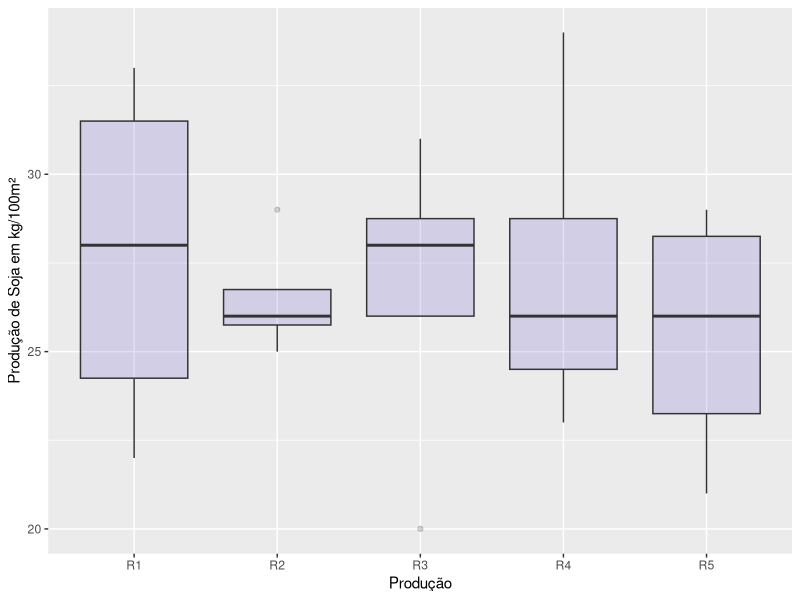
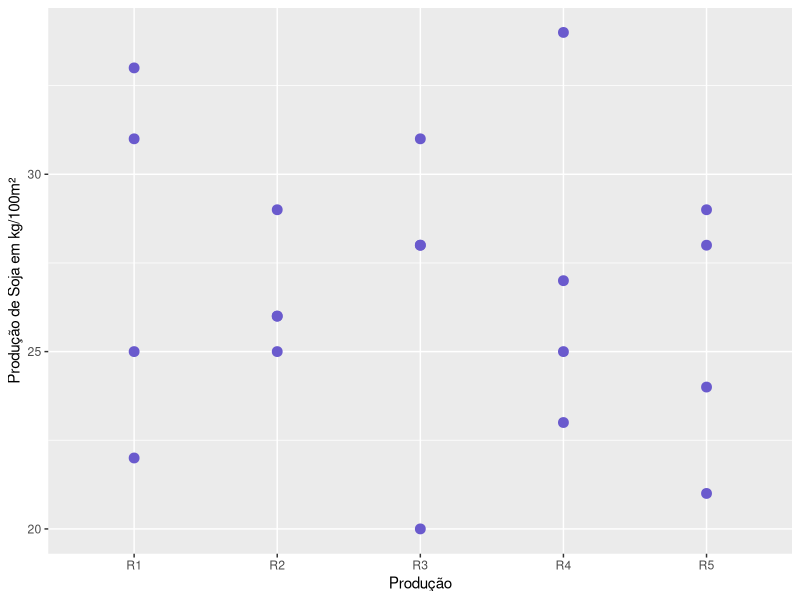
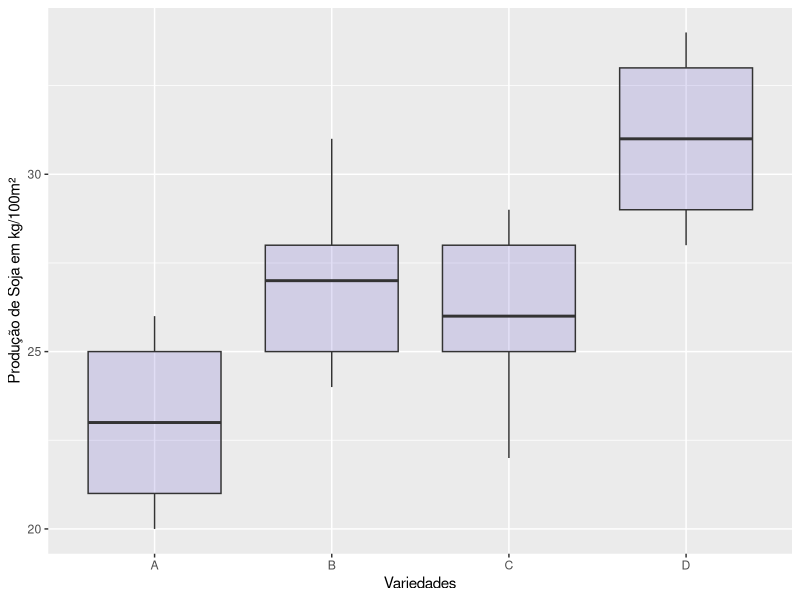
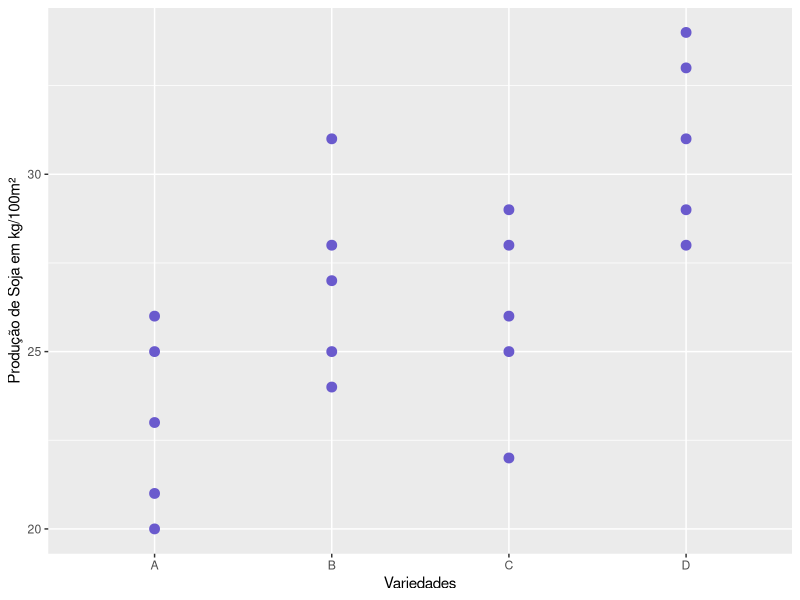

Write R code to recreate these figures, in order.
# Importação das Bibliotecas
library(ggplot2)

# Criando o dataset_1
dataset_1 <- data.frame("Variedades" = c("A", "B", "C", "D"),
                        "R1" = c(25, 31, 22, 33),
                        "R2" = c(26, 25, 26, 29),
                        "R3" = c(20, 28, 28, 31),
                        "R4" = c(23, 27, 25, 34),
                        "R5" = c(21, 24, 29, 28))

dataset_2 <- as.data.frame(t(as.matrix(dataset_1[1:4, 2:6])))
colnames(dataset_2) <- c("A", "B", "C", "D")

# Preparando os dados para gerar o boxplot
r1_label <- replicate(4, "R1")
r2_label <- replicate(4, "R2")
r3_label <- replicate(4, "R3")
r4_label <- replicate(4, "R4")
r5_label <- replicate(4, "R5")
r1_data <- t(as.matrix(dataset_2[1,1:4]))
r2_data <- t(as.matrix(dataset_2[2,1:4]))
r3_data <- t(as.matrix(dataset_2[3,1:4]))
r4_data <- t(as.matrix(dataset_2[4,1:4]))
r5_data <- t(as.matrix(dataset_2[5,1:4]))
varied <- c(r1_data, r2_data, r3_data, r4_data, r5_data)

dataset_box_2 <- data.frame("Variedades" = c(r1_label, r2_label, r3_label, r4_label, r5_label), "Dados" = c(varied))

# Gerando o boxplot
ggplot(dataset_box_2, aes(x=Variedades, y=Dados)) + 
  geom_boxplot(fill="slateblue", alpha=0.2) + 
  xlab("Produção")+
  ylab("Produção de Soja em kg/100m²")

ggplot(dataset_box_2, aes(x=Variedades, y=Dados)) + 
  geom_point(size = 3, color = "slateblue") + 
  xlab("Produção")+
  ylab("Produção de Soja em kg/100m²")



# Preparando os dados para gerar o boxplot
r1_label_2 <- replicate(5, "A")
r2_label_2 <- replicate(5, "B")
r3_label_2 <- replicate(5, "C")
r4_label_2 <- replicate(5, "D")
r1_data_2 <- dataset_2[1:5,1]
r2_data_2 <- dataset_2[1:5,2]
r3_data_2 <- dataset_2[1:5,3]
r4_data_2 <- dataset_2[1:5,4]
varied_2 <- c(r1_data_2, r2_data_2, r3_data_2, r4_data_2)

dataset_box_3 <- data.frame("Variedades" = c(r1_label_2, r2_label_2, r3_label_2, r4_label_2), "Dados" = c(varied_2))

# Gerando o boxplot
ggplot(dataset_box_3, aes(x=Variedades, y=Dados)) + 
  geom_boxplot(fill="slateblue", alpha=0.2) + 
  xlab("Variedades")+
  ylab("Produção de Soja em kg/100m²")

ggplot(dataset_box_3, aes(x=Variedades, y=Dados)) + 
  geom_point(size = 3, color = "slateblue") + 
  xlab("Variedades") +
  ylab("Produção de Soja em kg/100m²")
